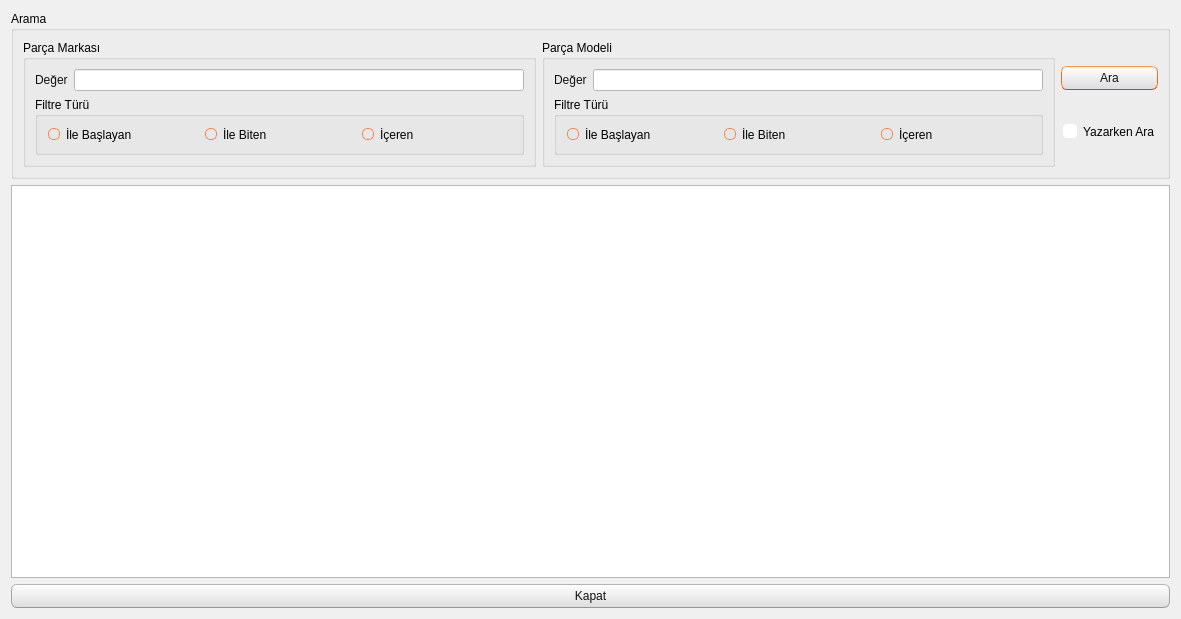
<?xml version="1.0" encoding="UTF-8"?>
<ui version="4.0">
 <class>TKNAnakartListe</class>
 <widget class="QDialog" name="TKNAnakartListe">
  <property name="geometry">
   <rect>
    <x>0</x>
    <y>0</y>
    <width>1181</width>
    <height>619</height>
   </rect>
  </property>
  <property name="windowTitle">
   <string>Dialog</string>
  </property>
  <property name="styleSheet">
   <string notr="true">/*
Ubuntu Style Sheet for QT Applications
Author: Jaime A. Quiroga P.
Company: GTRONICK
Last updated: 09/10/2019 (dd/mm/yyyy), 12:31.
Available at: https://github.com/GTRONICK/QSS/blob/master/Ubuntu.qss
*/
QMainWindow {
	background-color:#f0f0f0;
}
QCheckBox {
	padding:2px;
}
QCheckBox:hover {
	border:1px solid rgb(255,150,60);
	border-radius:4px;
	padding: 1px;
	background-color:qlineargradient(spread:pad, x1:0.5, y1:1, x2:0.5, y2:0, stop:0 rgba(190, 90, 50, 50), stop:1 rgba(250, 130, 40, 50));
}
QCheckBox::indicator:checked {
	border:1px solid rgb(246, 134, 86);
	border-radius:4px;
  	background-color:rgb(246, 134, 86)
}
QCheckBox::indicator:unchecked {
	border-width:1px solid rgb(246, 134, 86);
	border-radius:4px;
  	background-color:rgb(255,255,255);
}
QColorDialog {
	background-color:#f0f0f0;
}
QComboBox {
	color:rgb(81,72,65);
	background: #ffffff;
}
QComboBox:editable {
	selection-color:rgb(81,72,65);
	selection-background-color: #ffffff;
}
QComboBox QAbstractItemView {
	selection-color: #ffffff;
	selection-background-color: rgb(246, 134, 86);
}
QComboBox:!editable:on, QComboBox::drop-down:editable:on {
	color:  #1e1d23;	
}
QDateTimeEdit, QDateEdit, QDoubleSpinBox, QFontComboBox {
	color:rgb(81,72,65);
	background-color: #ffffff;
}

QDialog {
	background-color:#f0f0f0;
}

QLabel,QLineEdit {
	color:rgb(17,17,17);
}
QLineEdit {
	background-color:rgb(255,255,255);
	selection-background-color:rgb(236,116,64);
}
QMenuBar {
	color:rgb(223,219,210);
	background-color:rgb(65,64,59);
}
QMenuBar::item {
	padding-top:4px;
	padding-left:4px;
	padding-right:4px;
	color:rgb(223,219,210);
	background-color:rgb(65,64,59);
}
QMenuBar::item:selected {
	color:rgb(255,255,255);
	padding-top:2px;
	padding-left:2px;
	padding-right:2px;
	border-top-width:2px;
	border-left-width:2px;
	border-right-width:2px;
	border-top-right-radius:4px;
	border-top-left-radius:4px;
	border-style:solid;
	background-color:rgb(65,64,59);
	border-top-color: rgb(47,47,44);
	border-right-color: qlineargradient(spread:pad, x1:0, y1:1, x2:1, y2:0, stop:0 rgba(90, 87, 78, 255), stop:1 rgba(47,47,44, 255));
	border-left-color:  qlineargradient(spread:pad, x1:1, y1:0, x2:0, y2:0, stop:0 rgba(90, 87, 78, 255), stop:1 rgba(47,47,44, 255));
}
QMenu {
	color:rgb(223,219,210);
	background-color:rgb(65,64,59);
}
QMenu::item {
	color:rgb(223,219,210);
	padding:4px 10px 4px 20px;
}
QMenu::item:selected {
	color:rgb(255,255,255);
	background-color: qlineargradient(spread:pad, x1:0.5, y1:1, x2:0.5, y2:0, stop:0 rgba(225, 108, 54, 255), stop:1 rgba(246, 134, 86, 255));
	border-style:solid;
	border-width:3px;
	padding:4px 7px 4px 17px;
	border-bottom-color:qlineargradient(spread:pad, x1:0.5, y1:1, x2:0.5, y2:0, stop:0 rgba(175,85,48,255), stop:1 rgba(236,114,67, 255));
	border-top-color:qlineargradient(spread:pad, x1:0.5, y1:1, x2:0.5, y2:0, stop:0 rgba(253,156,113,255), stop:1 rgba(205,90,46, 255));
	border-right-color:qlineargradient(spread:pad, x1:0, y1:0.5, x2:1, y2:0.5, stop:0 rgba(253,156,113,255), stop:1 rgba(205,90,46, 255));
	border-left-color:qlineargradient(spread:pad, x1:1, y1:0.5, x2:0, y2:0.5, stop:0 rgba(253,156,113,255), stop:1 rgba(205,90,46, 255));
}
QPlainTextEdit {
	border-width: 1px solid transparent;
	color:rgb(17,17,17);
	selection-background-color:rgb(236,116,64);
}
QProgressBar {
	text-align: center;
	color: rgb(0, 0, 0);
	border: 1px inset rgb(150,150,150); 
	border-radius: 10px;
	background-color:rgb(221,221,219);
}
QProgressBar::chunk:horizontal {
	background-color: qlineargradient(spread:pad, x1:0.5, y1:1, x2:0.5, y2:0, stop:0 rgba(225, 108, 54, 255), stop:1 rgba(246, 134, 86, 255));
	border:1px solid;
	border-radius:8px;
	border-bottom-color:qlineargradient(spread:pad, x1:0.5, y1:1, x2:0.5, y2:0, stop:0 rgba(175,85,48,255), stop:1 rgba(236,114,67, 255));
	border-top-color:qlineargradient(spread:pad, x1:0.5, y1:1, x2:0.5, y2:0, stop:0 rgba(253,156,113,255), stop:1 rgba(205,90,46, 255));
	border-right-color:qlineargradient(spread:pad, x1:0, y1:0.5, x2:1, y2:0.5, stop:0 rgba(253,156,113,255), stop:1 rgba(205,90,46, 255));
	border-left-color:qlineargradient(spread:pad, x1:1, y1:0.5, x2:0, y2:0.5, stop:0 rgba(253,156,113,255), stop:1 rgba(205,90,46, 255));
}
QPushButton{
	color:rgb(17,17,17);
	border-width: 1px;
	border-radius: 6px;
	border-bottom-color: rgb(150,150,150);
	border-right-color: rgb(165,165,165);
	border-left-color: rgb(165,165,165);
	border-top-color: rgb(180,180,180);
	border-style: solid;
	padding: 4px;
	background-color: qlineargradient(spread:pad, x1:0.5, y1:1, x2:0.5, y2:0, stop:0 rgba(220, 220, 220, 255), stop:1 rgba(255, 255, 255, 255));
}
QPushButton:hover{
	color:rgb(17,17,17);
	border-width: 1px;
	border-radius:6px;
	border-top-color: rgb(255,150,60);
	border-right-color: qlineargradient(spread:pad, x1:0, y1:1, x2:1, y2:0, stop:0 rgba(200, 70, 20, 255), stop:1 rgba(255,150,60, 255));
	border-left-color:  qlineargradient(spread:pad, x1:1, y1:0, x2:0, y2:0, stop:0 rgba(200, 70, 20, 255), stop:1 rgba(255,150,60, 255));
	border-bottom-color: rgb(200,70,20);
	border-style: solid;
	padding: 2px;
	background-color: qlineargradient(spread:pad, x1:0.5, y1:1, x2:0.5, y2:0, stop:0 rgba(220, 220, 220, 255), stop:1 rgba(255, 255, 255, 255));
}
QPushButton:default{
	color:rgb(17,17,17);
	border-width: 1px;
	border-radius:6px;
	border-top-color: rgb(255,150,60);
	border-right-color: qlineargradient(spread:pad, x1:0, y1:1, x2:1, y2:0, stop:0 rgba(200, 70, 20, 255), stop:1 rgba(255,150,60, 255));
	border-left-color:  qlineargradient(spread:pad, x1:1, y1:0, x2:0, y2:0, stop:0 rgba(200, 70, 20, 255), stop:1 rgba(255,150,60, 255));
	border-bottom-color: rgb(200,70,20);
	border-style: solid;
	padding: 2px;
	background-color: qlineargradient(spread:pad, x1:0.5, y1:1, x2:0.5, y2:0, stop:0 rgba(220, 220, 220, 255), stop:1 rgba(255, 255, 255, 255));
}
QPushButton:pressed{
	color:rgb(17,17,17);
	border-width: 1px;
	border-radius: 6px;
	border-width: 1px;
	border-top-color: rgba(255,150,60,200);
	border-right-color: qlineargradient(spread:pad, x1:0, y1:1, x2:1, y2:0, stop:0 rgba(200, 70, 20, 255), stop:1 rgba(255,150,60, 200));
	border-left-color:  qlineargradient(spread:pad, x1:1, y1:0, x2:0, y2:0, stop:0 rgba(200, 70, 20, 255), stop:1 rgba(255,150,60, 200));
	border-bottom-color: rgba(200,70,20,200);
	border-style: solid;
	padding: 2px;
	background-color: qlineargradient(spread:pad, x1:0.5, y1:0, x2:0.5, y2:1, stop:0 rgba(220, 220, 220, 255), stop:1 rgba(255, 255, 255, 255));
}
QPushButton:disabled{
	color:rgb(174,167,159);
	border-width: 1px;
	border-radius: 6px;
	background-color: qlineargradient(spread:pad, x1:0.5, y1:1, x2:0.5, y2:0, stop:0 rgba(200, 200, 200, 255), stop:1 rgba(230, 230, 230, 255));
}
QRadioButton {
	padding: 1px;
}
QRadioButton::indicator:checked {
	height: 10px;
	width: 10px;
	border-style:solid;
	border-radius:5px;
	border-width: 1px;
	border-color: rgba(246, 134, 86, 255);
	color: #a9b7c6;
	background-color:rgba(246, 134, 86, 255);
}
QRadioButton::indicator:!checked {
	height: 10px;
	width: 10px;
	border-style:solid;
	border-radius:5px;
	border-width: 1px;
	border-color: rgb(246, 134, 86);
	color: #a9b7c6;
	background-color: transparent;
}
QScrollArea {
	color: white;
	background-color:#f0f0f0;
}
QSlider::groove {
	border-style: solid;
	border-width: 1px;
	border-color: rgb(207,207,207);
}
QSlider::groove:horizontal {
	height: 5px;
	background: rgb(246, 134, 86);
}
QSlider::groove:vertical {
	width: 5px;
	background: rgb(246, 134, 86);
}
QSlider::handle:horizontal {
	background: rgb(253,253,253);
	border-style: solid;
	border-width: 1px;
	border-color: rgb(207,207,207);
	width: 12px;
	margin: -5px 0;
	border-radius: 7px;
}
QSlider::handle:vertical {
	background: rgb(253,253,253);
	border-style: solid;
	border-width: 1px;
	border-color: rgb(207,207,207);
	height: 12px;
	margin: 0 -5px;
	border-radius: 7px;
}
QSlider::add-page:horizontal, QSlider::add-page:vertical {
 	background: white;
}
QSlider::sub-page:horizontal, QSlider::sub-page:vertical {
	background: rgb(246, 134, 86);
}
QStatusBar, QSpinBox {
	color:rgb(81,72,65);
}
QSpinBox {
	background-color: #ffffff;
}
QScrollBar:horizontal {
	max-height: 20px;
	border: 1px transparent;
	margin: 0px 20px 0px 20px;
}
QScrollBar::handle:horizontal {
	background: rgb(253,253,253);
	border: 1px solid rgb(207,207,207);
	border-radius: 7px;
	min-width: 25px;
}
QScrollBar::handle:horizontal:hover {
	background: rgb(253,253,253);
	border: 1px solid rgb(255,150,60);
	border-radius: 7px;
	min-width: 25px;
}
QScrollBar::add-line:horizontal {
  	border: 1px solid rgb(207,207,207);
  	border-top-right-radius: 7px;
  	border-top-left-radius: 7px;
  	border-bottom-right-radius: 7px;
  	background: rgb(255, 255, 255);
  	width: 20px;
  	subcontrol-position: right;
  	subcontrol-origin: margin;
}
QScrollBar::add-line:horizontal:hover {
  	border: 1px solid rgb(255,150,60);
  	border-top-right-radius: 7px;
  	border-top-left-radius: 7px;
  	border-bottom-right-radius: 7px;
  	background: rgb(255, 255, 255);
  	width: 20px;
  	subcontrol-position: right;
  	subcontrol-origin: margin;
}
QScrollBar::add-line:horizontal:pressed {
  	border: 1px solid grey;
  	border-top-left-radius: 7px;
  	border-top-right-radius: 7px;
  	border-bottom-right-radius: 7px;
  	background: rgb(231,231,231);
  	width: 20px;
  	subcontrol-position: right;
  	subcontrol-origin: margin;
}
QScrollBar::sub-line:horizontal {
  	border: 1px solid rgb(207,207,207);
  	border-top-right-radius: 7px;
  	border-top-left-radius: 7px;
  	border-bottom-left-radius: 7px;
  	background: rgb(255, 255, 255);
  	width: 20px;
  	subcontrol-position: left;
  	subcontrol-origin: margin;
}
QScrollBar::sub-line:horizontal:hover {
  	border: 1px solid rgb(255,150,60);
  	border-top-right-radius: 7px;
  	border-top-left-radius: 7px;
  	border-bottom-left-radius: 7px;
  	background: rgb(255, 255, 255);
  	width: 20px;
  	subcontrol-position: left;
  	subcontrol-origin: margin;
}
QScrollBar::sub-line:horizontal:pressed {
  	border: 1px solid grey;
  	border-top-right-radius: 7px;
  	border-top-left-radius: 7px;
  	border-bottom-left-radius: 7px;
  	background: rgb(231,231,231);
  	width: 20px;
  	subcontrol-position: left;
  	subcontrol-origin: margin;
}
QScrollBar::left-arrow:horizontal {
  	border: 1px transparent grey;
  	border-top-left-radius: 3px;
  	border-bottom-left-radius: 3px;
  	width: 6px;
  	height: 6px;
  	background: rgb(230,230,230);
}
QScrollBar::right-arrow:horizontal {
	border: 1px transparent grey;
	border-top-right-radius: 3px;
	border-bottom-right-radius: 3px;
  	width: 6px;
  	height: 6px;
 	background: rgb(230,230,230);
}
QScrollBar::add-page:horizontal, QScrollBar::sub-page:horizontal {
 	background: none;
} 
QScrollBar:vertical {
	max-width: 20px;
	border: 1px transparent grey;
	margin: 20px 0px 20px 0px;
}
QScrollBar::add-line:vertical {
	border: 1px solid;
	border-color: rgb(207,207,207);
	border-bottom-right-radius: 7px;
	border-bottom-left-radius: 7px;
	border-top-left-radius: 7px;
	background: rgb(255, 255, 255);
  	height: 20px;
  	subcontrol-position: bottom;
  	subcontrol-origin: margin;
}
QScrollBar::add-line:vertical:hover {
  	border: 1px solid;
  	border-color: rgb(255,150,60);
  	border-bottom-right-radius: 7px;
  	border-bottom-left-radius: 7px;
  	border-top-left-radius: 7px;
  	background: rgb(255, 255, 255);
  	height: 20px;
  	subcontrol-position: bottom;
  	subcontrol-origin: margin;
}
QScrollBar::add-line:vertical:pressed {
  	border: 1px solid grey;
  	border-bottom-left-radius: 7px;
  	border-bottom-right-radius: 7px;
  	border-top-left-radius: 7px;
  	background: rgb(231,231,231);
  	height: 20px;
  	subcontrol-position: bottom;
  	subcontrol-origin: margin;
}
QScrollBar::sub-line:vertical {
  	border: 1px solid rgb(207,207,207);
  	border-top-right-radius: 7px;
  	border-top-left-radius: 7px;
  	border-bottom-left-radius: 7px;
  	background: rgb(255, 255, 255);
  	height: 20px;
  	subcontrol-position: top;
  	subcontrol-origin: margin;
}
QScrollBar::sub-line:vertical:hover {
  	border: 1px solid rgb(255,150,60);
  	border-top-right-radius: 7px;
  	border-top-left-radius: 7px;
  	border-bottom-left-radius: 7px;
	background: rgb(255, 255, 255);
  	height: 20px;
  	subcontrol-position: top;
  	subcontrol-origin: margin;
}
QScrollBar::sub-line:vertical:pressed {
  	border: 1px solid grey;
  	border-top-left-radius: 7px;
  	border-top-right-radius: 7px;
  	background: rgb(231,231,231);
 	height: 20px;
  	subcontrol-position: top;
  	subcontrol-origin: margin;
}
QScrollBar::handle:vertical {
	background: rgb(253,253,253);
	border: 1px solid rgb(207,207,207);
	border-radius: 7px;
	min-height: 25px;
}
QScrollBar::handle:vertical:hover {
	background: rgb(253,253,253);
	border: 1px solid rgb(255,150,60);
	border-radius: 7px;
	min-height: 25px;
}
QScrollBar::up-arrow:vertical {
	border: 1px transparent grey;
  	border-top-left-radius: 3px;
	border-top-right-radius: 3px;
  	width: 6px;
  	height: 6px;
  	background: rgb(230,230,230);
}
QScrollBar::down-arrow:vertical {
  	border: 1px transparent grey;
  	border-bottom-left-radius: 3px;
  	border-bottom-right-radius: 3px;
  	width: 6px;
  	height: 6px;
  	background: rgb(230,230,230);
}
QScrollBar::add-page:vertical, QScrollBar::sub-page:vertical {
  	background: none;
}
QTabWidget {
	color:rgb(0,0,0);
	background-color:rgb(247,246,246);
}
QTabWidget::pane {
	border-color: rgb(180,180,180);
	background-color:rgb(247,246,246);
	border-style: solid;
	border-width: 1px;
  	border-radius: 6px;
}
QTabBar::tab {
	padding-left:4px;
	padding-right:4px;
	padding-bottom:2px;
	padding-top:2px;
	color:rgb(81,72,65);
  	background-color: qlineargradient(spread:pad, x1:0.5, y1:1, x2:0.5, y2:0, stop:0 rgba(221,218,217,255), stop:1 rgba(240,239,238,255));
	border-style: solid;
	border-width: 1px;
  	border-top-right-radius:4px;
	border-top-left-radius:4px;
	border-top-color: rgb(180,180,180);
	border-left-color: rgb(180,180,180);
	border-right-color: rgb(180,180,180);
	border-bottom-color: transparent;
}
QTabBar::tab:selected, QTabBar::tab:last:selected, QTabBar::tab:hover {
  	background-color:rgb(247,246,246);
  	margin-left: 0px;
  	margin-right: 1px;
}
QTabBar::tab:!selected {
	margin-top: 1px;
	margin-right: 1px;
}
QTextEdit {
	border-width: 1px;
	border-style: solid;
	border-color:transparent;
	color:rgb(17,17,17);
	selection-background-color:rgb(236,116,64);
}
QTimeEdit, QToolBox, QToolBox::tab, QToolBox::tab:selected {
	color:rgb(81,72,65);
	background-color: #ffffff;
}</string>
  </property>
  <layout class="QVBoxLayout" name="verticalLayout_4">
   <item>
    <widget class="QGroupBox" name="groupBox">
     <property name="title">
      <string>Arama</string>
     </property>
     <layout class="QHBoxLayout" name="horizontalLayout_7">
      <item>
       <widget class="QGroupBox" name="groupBox_2">
        <property name="title">
         <string>Parça Markası</string>
        </property>
        <layout class="QVBoxLayout" name="verticalLayout">
         <item>
          <layout class="QHBoxLayout" name="horizontalLayout_3">
           <item>
            <widget class="QLabel" name="label">
             <property name="text">
              <string>Değer</string>
             </property>
             <property name="buddy">
              <cstring>leParcaMarkaDegeri</cstring>
             </property>
            </widget>
           </item>
           <item>
            <widget class="QLineEdit" name="leParcaMarkaDegeri"/>
           </item>
          </layout>
         </item>
         <item>
          <widget class="QGroupBox" name="groupBox_4">
           <property name="title">
            <string>Filtre Türü</string>
           </property>
           <layout class="QHBoxLayout" name="horizontalLayout_2">
            <item>
             <layout class="QHBoxLayout" name="horizontalLayout">
              <item>
               <widget class="QRadioButton" name="rbParcaMarkaIleBaslayan">
                <property name="text">
                 <string>İle Başlayan</string>
                </property>
               </widget>
              </item>
              <item>
               <widget class="QRadioButton" name="rbParcaMarkaIleBiten">
                <property name="text">
                 <string>İle Biten</string>
                </property>
               </widget>
              </item>
              <item>
               <widget class="QRadioButton" name="rbParcaMarkaIceren">
                <property name="text">
                 <string>İçeren</string>
                </property>
               </widget>
              </item>
             </layout>
            </item>
           </layout>
          </widget>
         </item>
        </layout>
       </widget>
      </item>
      <item>
       <widget class="QGroupBox" name="groupBox_3">
        <property name="title">
         <string>Parça Modeli</string>
        </property>
        <layout class="QVBoxLayout" name="verticalLayout_2">
         <item>
          <layout class="QHBoxLayout" name="horizontalLayout_4">
           <item>
            <widget class="QLabel" name="label_2">
             <property name="text">
              <string>Değer</string>
             </property>
             <property name="buddy">
              <cstring>leParcaMarkaDegeri</cstring>
             </property>
            </widget>
           </item>
           <item>
            <widget class="QLineEdit" name="leParcaModelDegeri"/>
           </item>
          </layout>
         </item>
         <item>
          <widget class="QGroupBox" name="groupBox_5">
           <property name="title">
            <string>Filtre Türü</string>
           </property>
           <layout class="QHBoxLayout" name="horizontalLayout_5">
            <item>
             <layout class="QHBoxLayout" name="horizontalLayout_6">
              <item>
               <widget class="QRadioButton" name="rbParcaModelIleBaslayan">
                <property name="text">
                 <string>İle Başlayan</string>
                </property>
               </widget>
              </item>
              <item>
               <widget class="QRadioButton" name="rbParcaModelIleBiten">
                <property name="text">
                 <string>İle Biten</string>
                </property>
               </widget>
              </item>
              <item>
               <widget class="QRadioButton" name="rbParcaModelIceren">
                <property name="text">
                 <string>İçeren</string>
                </property>
               </widget>
              </item>
             </layout>
            </item>
           </layout>
          </widget>
         </item>
        </layout>
       </widget>
      </item>
      <item>
       <layout class="QVBoxLayout" name="verticalLayout_3">
        <item>
         <widget class="QPushButton" name="pushButton">
          <property name="text">
           <string>Ara</string>
          </property>
          <property name="icon">
           <iconset resource="../../kaynaklar.qrc">
            <normaloff>:/resimler/Search-1.png</normaloff>:/resimler/Search-1.png</iconset>
          </property>
         </widget>
        </item>
        <item>
         <widget class="QCheckBox" name="cbYazarkenAra">
          <property name="text">
           <string>Yazarken Ara</string>
          </property>
         </widget>
        </item>
       </layout>
      </item>
     </layout>
    </widget>
   </item>
   <item>
    <widget class="QTableWidget" name="tableWidget"/>
   </item>
   <item>
    <widget class="QPushButton" name="pushButton_2">
     <property name="text">
      <string>Kapat</string>
     </property>
     <property name="icon">
      <iconset resource="../../kaynaklar.qrc">
       <normaloff>:/resimler/dialog-close.png</normaloff>:/resimler/dialog-close.png</iconset>
     </property>
    </widget>
   </item>
  </layout>
 </widget>
 <resources>
  <include location="../../kaynaklar.qrc"/>
 </resources>
 <connections>
  <connection>
   <sender>cbYazarkenAra</sender>
   <signal>clicked(bool)</signal>
   <receiver>pushButton</receiver>
   <slot>setDisabled(bool)</slot>
   <hints>
    <hint type="sourcelabel">
     <x>1134</x>
     <y>134</y>
    </hint>
    <hint type="destinationlabel">
     <x>1134</x>
     <y>86</y>
    </hint>
   </hints>
  </connection>
  <connection>
   <sender>rbParcaMarkaIleBaslayan</sender>
   <signal>clicked()</signal>
   <receiver>TKNAnakartListe</receiver>
   <slot>Ara()</slot>
   <hints>
    <hint type="sourcelabel">
     <x>111</x>
     <y>131</y>
    </hint>
    <hint type="destinationlabel">
     <x>160</x>
     <y>189</y>
    </hint>
   </hints>
  </connection>
  <connection>
   <sender>rbParcaMarkaIleBiten</sender>
   <signal>clicked()</signal>
   <receiver>TKNAnakartListe</receiver>
   <slot>Ara()</slot>
   <hints>
    <hint type="sourcelabel">
     <x>230</x>
     <y>135</y>
    </hint>
    <hint type="destinationlabel">
     <x>259</x>
     <y>188</y>
    </hint>
   </hints>
  </connection>
  <connection>
   <sender>rbParcaMarkaIceren</sender>
   <signal>clicked()</signal>
   <receiver>TKNAnakartListe</receiver>
   <slot>Ara()</slot>
   <hints>
    <hint type="sourcelabel">
     <x>412</x>
     <y>132</y>
    </hint>
    <hint type="destinationlabel">
     <x>375</x>
     <y>189</y>
    </hint>
   </hints>
  </connection>
  <connection>
   <sender>rbParcaModelIleBaslayan</sender>
   <signal>clicked()</signal>
   <receiver>TKNAnakartListe</receiver>
   <slot>Ara()</slot>
   <hints>
    <hint type="sourcelabel">
     <x>644</x>
     <y>136</y>
    </hint>
    <hint type="destinationlabel">
     <x>564</x>
     <y>187</y>
    </hint>
   </hints>
  </connection>
  <connection>
   <sender>rbParcaModelIleBiten</sender>
   <signal>clicked()</signal>
   <receiver>TKNAnakartListe</receiver>
   <slot>Ara()</slot>
   <hints>
    <hint type="sourcelabel">
     <x>826</x>
     <y>132</y>
    </hint>
    <hint type="destinationlabel">
     <x>690</x>
     <y>189</y>
    </hint>
   </hints>
  </connection>
  <connection>
   <sender>rbParcaModelIceren</sender>
   <signal>clicked()</signal>
   <receiver>TKNAnakartListe</receiver>
   <slot>Ara()</slot>
   <hints>
    <hint type="sourcelabel">
     <x>998</x>
     <y>142</y>
    </hint>
    <hint type="destinationlabel">
     <x>810</x>
     <y>184</y>
    </hint>
   </hints>
  </connection>
  <connection>
   <sender>leParcaMarkaDegeri</sender>
   <signal>textChanged(QString)</signal>
   <receiver>TKNAnakartListe</receiver>
   <slot>Ara()</slot>
   <hints>
    <hint type="sourcelabel">
     <x>278</x>
     <y>78</y>
    </hint>
    <hint type="destinationlabel">
     <x>475</x>
     <y>186</y>
    </hint>
   </hints>
  </connection>
  <connection>
   <sender>leParcaModelDegeri</sender>
   <signal>textChanged(QString)</signal>
   <receiver>TKNAnakartListe</receiver>
   <slot>Ara()</slot>
   <hints>
    <hint type="sourcelabel">
     <x>673</x>
     <y>75</y>
    </hint>
    <hint type="destinationlabel">
     <x>904</x>
     <y>185</y>
    </hint>
   </hints>
  </connection>
  <connection>
   <sender>pushButton_2</sender>
   <signal>clicked()</signal>
   <receiver>TKNAnakartListe</receiver>
   <slot>accept()</slot>
   <hints>
    <hint type="sourcelabel">
     <x>456</x>
     <y>586</y>
    </hint>
    <hint type="destinationlabel">
     <x>1026</x>
     <y>585</y>
    </hint>
   </hints>
  </connection>
  <connection>
   <sender>pushButton</sender>
   <signal>clicked()</signal>
   <receiver>TKNAnakartListe</receiver>
   <slot>Ara()</slot>
   <hints>
    <hint type="sourcelabel">
     <x>1069</x>
     <y>80</y>
    </hint>
    <hint type="destinationlabel">
     <x>1175</x>
     <y>87</y>
    </hint>
   </hints>
  </connection>
 </connections>
 <slots>
  <slot>Ara()</slot>
 </slots>
</ui>
